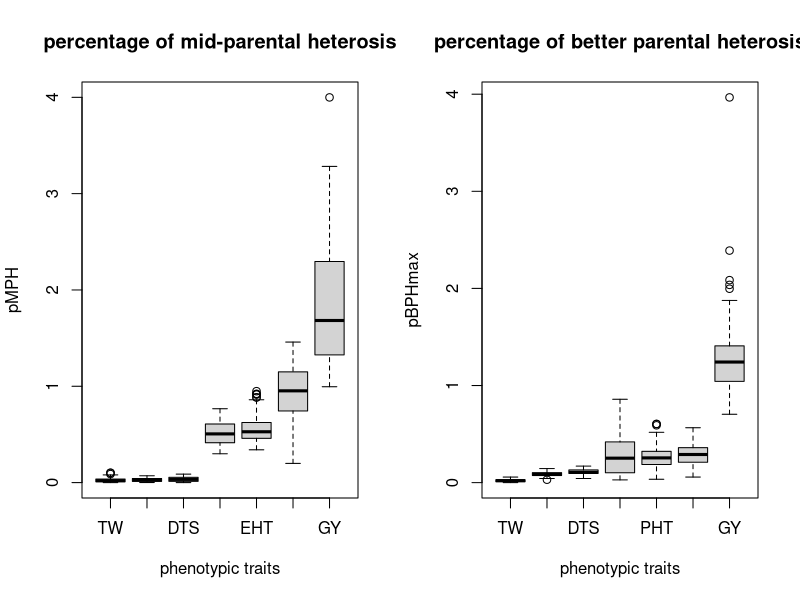

Write R code to recreate this figure.
# Jinliang Yang
# Octo. 27th, 2014
# purpose: levels of heterosis


#######
plot_loh <- function(trait=trait, ...){
  trait$pMPH <- abs(trait$pMPH)
  trait$pBPHmax <- abs(trait$pBPHmax)
  trait$pBPHmin <- abs(trait$pBPHmin)
  par(mfrow=c(1,2))
  bymed <- with(trait, reorder(trait, pMPH, median))
  boxplot(pMPH ~ bymed, data=trait,
          xlab = "phenotypic traits", ylab= "pMPH", col="lightgray", 
          main="percentage of mid-parental heterosis")
  
  bymed2 <- with(trait, reorder(trait, pBPHmax, median))
  boxplot(pBPHmax ~ bymed2, data=trait,
          xlab = "phenotypic traits", ylab= "pBPHmax", col="lightgray", 
          main="percentage of better parental heterosis")
  
}
##### note: change to abs value
trait <- read.csv("data/trait_matrix.csv")
trait[trait$trait == "ASI", ]$pBPHmax <- trait[trait$trait == "ASI", ]$pBPHmin


plot_loh(trait=trait)
